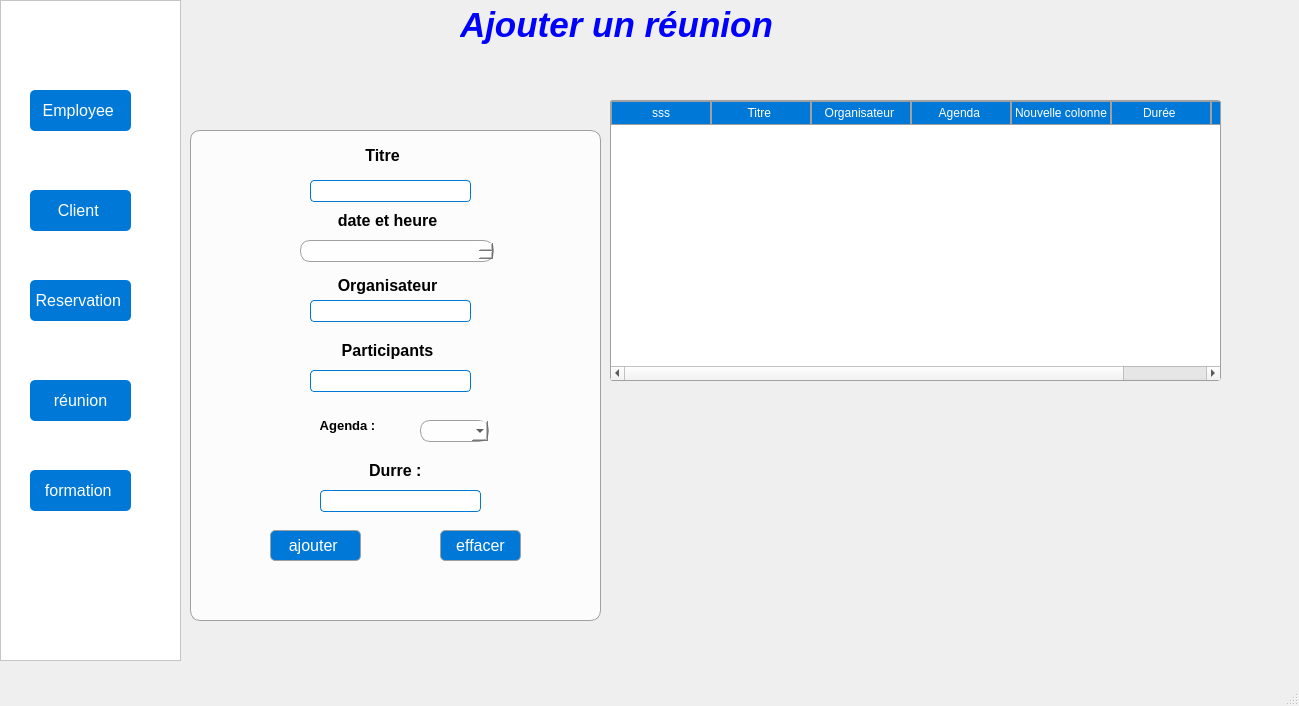
<?xml version="1.0" encoding="UTF-8"?>
<ui version="4.0">
 <class>MainWindow</class>
 <widget class="QMainWindow" name="MainWindow">
  <property name="geometry">
   <rect>
    <x>0</x>
    <y>0</y>
    <width>1299</width>
    <height>706</height>
   </rect>
  </property>
  <property name="windowTitle">
   <string>MainWindow</string>
  </property>
  <property name="styleSheet">
   <string notr="true">background: qlineargradient(spread:pad, x1:0, y1:0, x2:1, y2:1, 
        stop:0 rgba(173, 216, 230, 255),
        stop:1 rgba(255, 255, 255, 255)); </string>
  </property>
  <widget class="QWidget" name="centralwidget">
   <widget class="QLabel" name="label_6">
    <property name="geometry">
     <rect>
      <x>460</x>
      <y>-40</y>
      <width>511</width>
      <height>131</height>
     </rect>
    </property>
    <property name="baseSize">
     <size>
      <width>30</width>
      <height>0</height>
     </size>
    </property>
    <property name="font">
     <font>
      <family>Segoe UI</family>
      <pointsize>25</pointsize>
      <italic>true</italic>
      <bold>true</bold>
      <underline>false</underline>
      <strikeout>false</strikeout>
      <stylestrategy>PreferDefault</stylestrategy>
      <hintingpreference>PreferDefaultHinting</hintingpreference>
     </font>
    </property>
    <property name="cursor">
     <cursorShape>ArrowCursor</cursorShape>
    </property>
    <property name="mouseTracking">
     <bool>true</bool>
    </property>
    <property name="tabletTracking">
     <bool>false</bool>
    </property>
    <property name="styleSheet">
     <string notr="true">background-color: transparent</string>
    </property>
    <property name="text">
     <string>&lt;!DOCTYPE HTML PUBLIC &quot;-//W3C//DTD HTML 4.0//EN&quot; &quot;http://www.w3.org/TR/REC-html40/strict.dtd&quot;&gt;
&lt;html&gt;&lt;head&gt;&lt;meta name=&quot;qrichtext&quot; content=&quot;1&quot; /&gt;&lt;meta charset=&quot;utf-8&quot; /&gt;&lt;style type=&quot;text/css&quot;&gt;
p, li { white-space: pre-wrap; }
hr { height: 1px; border-width: 0; }
li.unchecked::marker { content: &quot;\2610&quot;; }
li.checked::marker { content: &quot;\2612&quot;; }
&lt;/style&gt;&lt;/head&gt;&lt;body style=&quot; font-family:'Segoe UI'; font-size:25pt; font-weight:700; font-style:italic;&quot;&gt;
&lt;p style=&quot; margin-top:0px; margin-bottom:0px; margin-left:0px; margin-right:0px; -qt-block-indent:0; text-indent:0px;&quot;&gt;&lt;span style=&quot; font-size:26pt; color:#0000ff;&quot;&gt;Ajouter un réunion&lt;/span&gt;&lt;/p&gt;&lt;/body&gt;&lt;/html&gt;</string>
    </property>
    <property name="wordWrap">
     <bool>false</bool>
    </property>
    <property name="textInteractionFlags">
     <set>Qt::TextInteractionFlag::NoTextInteraction</set>
    </property>
   </widget>
   <widget class="QWidget" name="widget" native="true">
    <property name="geometry">
     <rect>
      <x>190</x>
      <y>130</y>
      <width>411</width>
      <height>491</height>
     </rect>
    </property>
    <property name="styleSheet">
     <string notr="true">background-color: rgba(255, 255, 255, 200); 
    border: 1px solid #A0A0A0;
    border-radius: 10px;
    padding: 10px;</string>
    </property>
    <widget class="QPushButton" name="pushButton_2">
     <property name="geometry">
      <rect>
       <x>250</x>
       <y>400</y>
       <width>81</width>
       <height>31</height>
      </rect>
     </property>
     <property name="font">
      <font>
       <pointsize>12</pointsize>
      </font>
     </property>
     <property name="styleSheet">
      <string notr="true">QPushButton {
    background-color: #0078D7; 
    color: white;
    border-radius: 5px;
    padding: 5px;
}

QPushButton:hover {
    background-color: #0056A3;
}</string>
     </property>
     <property name="text">
      <string>effacer</string>
     </property>
    </widget>
    <widget class="QPushButton" name="pushButton">
     <property name="geometry">
      <rect>
       <x>80</x>
       <y>400</y>
       <width>91</width>
       <height>31</height>
      </rect>
     </property>
     <property name="font">
      <font>
       <pointsize>12</pointsize>
      </font>
     </property>
     <property name="styleSheet">
      <string notr="true">QPushButton {
    background-color: #0078D7; 
    color: white;
    border-radius: 5px;
    padding: 5px;
}

QPushButton:hover {
    background-color: #0056A3;
}</string>
     </property>
     <property name="text">
      <string>ajouter </string>
     </property>
     <property name="flat">
      <bool>false</bool>
     </property>
    </widget>
    <widget class="QLineEdit" name="lineEdit">
     <property name="geometry">
      <rect>
       <x>120</x>
       <y>50</y>
       <width>161</width>
       <height>22</height>
      </rect>
     </property>
     <property name="styleSheet">
      <string notr="true">QLineEdit {
    color: black;
    background-color: white;
    border: 1px solid #0078D7; 
    border-radius: 4px;
    padding: 4px;
    font-size: 14px;
}

QLineEdit::placeholder {
    color: gray;
}</string>
     </property>
    </widget>
    <widget class="QLineEdit" name="lineEdit_4">
     <property name="geometry">
      <rect>
       <x>120</x>
       <y>170</y>
       <width>161</width>
       <height>22</height>
      </rect>
     </property>
     <property name="styleSheet">
      <string notr="true">QLineEdit {
    color: black;
    background-color: white;
    border: 1px solid #0078D7; 
    border-radius: 4px;
    padding: 4px;
    font-size: 14px;
}

QLineEdit::placeholder {
    color: gray;
}</string>
     </property>
    </widget>
    <widget class="QLineEdit" name="lineEdit_5">
     <property name="geometry">
      <rect>
       <x>120</x>
       <y>240</y>
       <width>161</width>
       <height>22</height>
      </rect>
     </property>
     <property name="styleSheet">
      <string notr="true">QLineEdit {
    color: black;
    background-color: white;
    border: 1px solid #0078D7; 
    border-radius: 4px;
    padding: 4px;
    font-size: 14px;
}

QLineEdit::placeholder {
    color: gray;
}</string>
     </property>
    </widget>
    <widget class="QLabel" name="label_4">
     <property name="geometry">
      <rect>
       <x>80</x>
       <y>260</y>
       <width>151</width>
       <height>71</height>
      </rect>
     </property>
     <property name="styleSheet">
      <string notr="true">QLabel {
    font-size: 18px;
    font-weight: bold;
    color: #0078D7; 
    border: none;
    background: transparent;
text-align: center;
padding: 5px;
}


QLabel {
    font-size: 14px;
    color: black;
}</string>
     </property>
     <property name="text">
      <string>&lt;html&gt;&lt;head/&gt;&lt;body&gt;&lt;p align=&quot;center&quot;&gt;&lt;span style=&quot; font-size:10pt;&quot;&gt;Agenda :&lt;/span&gt;&lt;/p&gt;&lt;/body&gt;&lt;/html&gt;</string>
     </property>
    </widget>
    <widget class="QLabel" name="label_7">
     <property name="geometry">
      <rect>
       <x>110</x>
       <y>70</y>
       <width>171</width>
       <height>41</height>
      </rect>
     </property>
     <property name="styleSheet">
      <string notr="true">QLabel {
    font-size: 18px;
    font-weight: bold;
    color: #0078D7; 
    border: none;
    background: transparent;
text-align: center;
padding: 5px;
}


QLabel {
    font-size: 14px;
    color: black;
}</string>
     </property>
     <property name="text">
      <string>&lt;html&gt;&lt;head/&gt;&lt;body&gt;&lt;p align=&quot;center&quot;&gt;&lt;span style=&quot; font-size:12pt;&quot;&gt;date et heure&lt;/span&gt;&lt;/p&gt;&lt;/body&gt;&lt;/html&gt;</string>
     </property>
    </widget>
    <widget class="QLabel" name="label_8">
     <property name="geometry">
      <rect>
       <x>170</x>
       <y>320</y>
       <width>71</width>
       <height>41</height>
      </rect>
     </property>
     <property name="styleSheet">
      <string notr="true">QLabel {
    font-size: 18px;
    font-weight: bold;
    color: #0078D7; 
    border: none;
    background: transparent;
text-align: center;
padding: 5px;
}


QLabel {
    font-size: 14px;
    color: black;
}</string>
     </property>
     <property name="text">
      <string>&lt;html&gt;&lt;head/&gt;&lt;body&gt;&lt;p&gt;&lt;span style=&quot; font-size:12pt;&quot;&gt;Durre :&lt;/span&gt;&lt;/p&gt;&lt;/body&gt;&lt;/html&gt;</string>
     </property>
    </widget>
    <widget class="QDateTimeEdit" name="dateTimeEdit">
     <property name="geometry">
      <rect>
       <x>110</x>
       <y>110</y>
       <width>194</width>
       <height>22</height>
      </rect>
     </property>
    </widget>
    <widget class="QComboBox" name="comboBox">
     <property name="geometry">
      <rect>
       <x>230</x>
       <y>290</y>
       <width>69</width>
       <height>22</height>
      </rect>
     </property>
    </widget>
    <widget class="QLabel" name="label_9">
     <property name="geometry">
      <rect>
       <x>140</x>
       <y>200</y>
       <width>111</width>
       <height>41</height>
      </rect>
     </property>
     <property name="styleSheet">
      <string notr="true">QLabel {
    font-size: 18px;
    font-weight: bold;
    color: #0078D7; 
    border: none;
    background: transparent;
text-align: center;
padding: 5px;
}


QLabel {
    font-size: 14px;
    color: black;
}</string>
     </property>
     <property name="text">
      <string>&lt;html&gt;&lt;head/&gt;&lt;body&gt;&lt;p align=&quot;center&quot;&gt;&lt;span style=&quot; font-size:12pt;&quot;&gt;Participants&lt;/span&gt;&lt;/p&gt;&lt;/body&gt;&lt;/html&gt;</string>
     </property>
    </widget>
    <widget class="QLabel" name="label_10">
     <property name="geometry">
      <rect>
       <x>130</x>
       <y>140</y>
       <width>131</width>
       <height>31</height>
      </rect>
     </property>
     <property name="styleSheet">
      <string notr="true">QLabel {
    font-size: 18px;
    font-weight: bold;
    color: #0078D7; 
    border: none;
    background: transparent;
text-align: center;
padding: 5px;
}


QLabel {
    font-size: 14px;
    color: black;
}</string>
     </property>
     <property name="text">
      <string>&lt;html&gt;&lt;head/&gt;&lt;body&gt;&lt;p align=&quot;center&quot;&gt;&lt;span style=&quot; font-size:12pt;&quot;&gt;Organisateur&lt;/span&gt;&lt;/p&gt;&lt;/body&gt;&lt;/html&gt;</string>
     </property>
    </widget>
    <widget class="QLabel" name="label_11">
     <property name="geometry">
      <rect>
       <x>150</x>
       <y>0</y>
       <width>81</width>
       <height>51</height>
      </rect>
     </property>
     <property name="styleSheet">
      <string notr="true">QLabel {
    font-size: 18px;
    font-weight: bold;
    color: #0078D7; 
    border: none;
    background: transparent;
text-align: center;
padding: 5px;
}


QLabel {
    font-size: 14px;
    color: black;
}</string>
     </property>
     <property name="text">
      <string>&lt;html&gt;&lt;head/&gt;&lt;body&gt;&lt;p align=&quot;center&quot;&gt;&lt;span style=&quot; font-size:12pt;&quot;&gt;Titre&lt;/span&gt;&lt;/p&gt;&lt;/body&gt;&lt;/html&gt;</string>
     </property>
    </widget>
    <widget class="QLineEdit" name="lineEdit_6">
     <property name="geometry">
      <rect>
       <x>130</x>
       <y>360</y>
       <width>161</width>
       <height>22</height>
      </rect>
     </property>
     <property name="styleSheet">
      <string notr="true">QLineEdit {
    color: black;
    background-color: white;
    border: 1px solid #0078D7; 
    border-radius: 4px;
    padding: 4px;
    font-size: 14px;
}

QLineEdit::placeholder {
    color: gray;
}</string>
     </property>
    </widget>
   </widget>
   <widget class="QTableWidget" name="tableWidget">
    <property name="geometry">
     <rect>
      <x>610</x>
      <y>100</y>
      <width>611</width>
      <height>281</height>
     </rect>
    </property>
    <property name="styleSheet">
     <string notr="true">QTableWidget {
    background-color: white;
    border: 1px solid #A0A0A0;
    border-radius: 3px;
    gridline-color: #A0A0A0;
}

QHeaderView::section {
    background-color: #0078D7;
    color: white;
    padding: 2px;
    border: 1px solid #A0A0A0;
}</string>
    </property>
    <column>
     <property name="text">
      <string>sss</string>
     </property>
    </column>
    <column>
     <property name="text">
      <string>Titre </string>
     </property>
    </column>
    <column>
     <property name="text">
      <string>Organisateur </string>
     </property>
    </column>
    <column>
     <property name="text">
      <string>Agenda </string>
     </property>
    </column>
    <column>
     <property name="text">
      <string>Nouvelle colonne</string>
     </property>
    </column>
    <column>
     <property name="text">
      <string>Durée </string>
     </property>
    </column>
    <column>
     <property name="text">
      <string>Statut </string>
     </property>
    </column>
   </widget>
   <widget class="QFrame" name="frame">
    <property name="geometry">
     <rect>
      <x>0</x>
      <y>0</y>
      <width>181</width>
      <height>661</height>
     </rect>
    </property>
    <property name="styleSheet">
     <string notr="true">background-color: rgb(255, 255, 255);</string>
    </property>
    <property name="frameShape">
     <enum>QFrame::Shape::StyledPanel</enum>
    </property>
    <property name="frameShadow">
     <enum>QFrame::Shadow::Raised</enum>
    </property>
    <widget class="QPushButton" name="pushButton_3">
     <property name="geometry">
      <rect>
       <x>30</x>
       <y>90</y>
       <width>101</width>
       <height>41</height>
      </rect>
     </property>
     <property name="font">
      <font>
       <pointsize>12</pointsize>
      </font>
     </property>
     <property name="styleSheet">
      <string notr="true">QPushButton {
    background-color: #0078D7; 
    color: white;
    border-radius: 5px;
    padding: 5px;
}

QPushButton:hover {
    background-color: #0056A3;
}</string>
     </property>
     <property name="text">
      <string>Employee </string>
     </property>
     <property name="flat">
      <bool>false</bool>
     </property>
    </widget>
    <widget class="QPushButton" name="pushButton_4">
     <property name="geometry">
      <rect>
       <x>30</x>
       <y>190</y>
       <width>101</width>
       <height>41</height>
      </rect>
     </property>
     <property name="font">
      <font>
       <pointsize>12</pointsize>
      </font>
     </property>
     <property name="styleSheet">
      <string notr="true">QPushButton {
    background-color: #0078D7; 
    color: white;
    border-radius: 5px;
    padding: 5px;
}

QPushButton:hover {
    background-color: #0056A3;
}</string>
     </property>
     <property name="text">
      <string>Client </string>
     </property>
     <property name="flat">
      <bool>false</bool>
     </property>
    </widget>
    <widget class="QPushButton" name="pushButton_5">
     <property name="geometry">
      <rect>
       <x>30</x>
       <y>280</y>
       <width>101</width>
       <height>41</height>
      </rect>
     </property>
     <property name="font">
      <font>
       <pointsize>12</pointsize>
      </font>
     </property>
     <property name="styleSheet">
      <string notr="true">QPushButton {
    background-color: #0078D7; 
    color: white;
    border-radius: 5px;
    padding: 5px;
}

QPushButton:hover {
    background-color: #0056A3;
}</string>
     </property>
     <property name="text">
      <string>Reservation </string>
     </property>
     <property name="flat">
      <bool>false</bool>
     </property>
    </widget>
    <widget class="QPushButton" name="pushButton_6">
     <property name="geometry">
      <rect>
       <x>30</x>
       <y>380</y>
       <width>101</width>
       <height>41</height>
      </rect>
     </property>
     <property name="font">
      <font>
       <pointsize>12</pointsize>
      </font>
     </property>
     <property name="styleSheet">
      <string notr="true">QPushButton {
    background-color: #0078D7; 
    color: white;
    border-radius: 5px;
    padding: 5px;
}

QPushButton:hover {
    background-color: #0056A3;
}</string>
     </property>
     <property name="text">
      <string>réunion</string>
     </property>
     <property name="flat">
      <bool>false</bool>
     </property>
    </widget>
    <widget class="QPushButton" name="pushButton_7">
     <property name="geometry">
      <rect>
       <x>30</x>
       <y>470</y>
       <width>101</width>
       <height>41</height>
      </rect>
     </property>
     <property name="font">
      <font>
       <pointsize>12</pointsize>
      </font>
     </property>
     <property name="styleSheet">
      <string notr="true">QPushButton {
    background-color: #0078D7; 
    color: white;
    border-radius: 5px;
    padding: 5px;
}

QPushButton:hover {
    background-color: #0056A3;
}</string>
     </property>
     <property name="text">
      <string>formation </string>
     </property>
     <property name="flat">
      <bool>false</bool>
     </property>
    </widget>
   </widget>
  </widget>
  <widget class="QMenuBar" name="menubar">
   <property name="geometry">
    <rect>
     <x>0</x>
     <y>0</y>
     <width>1299</width>
     <height>26</height>
    </rect>
   </property>
  </widget>
  <widget class="QStatusBar" name="statusbar"/>
 </widget>
 <resources/>
 <connections/>
</ui>
